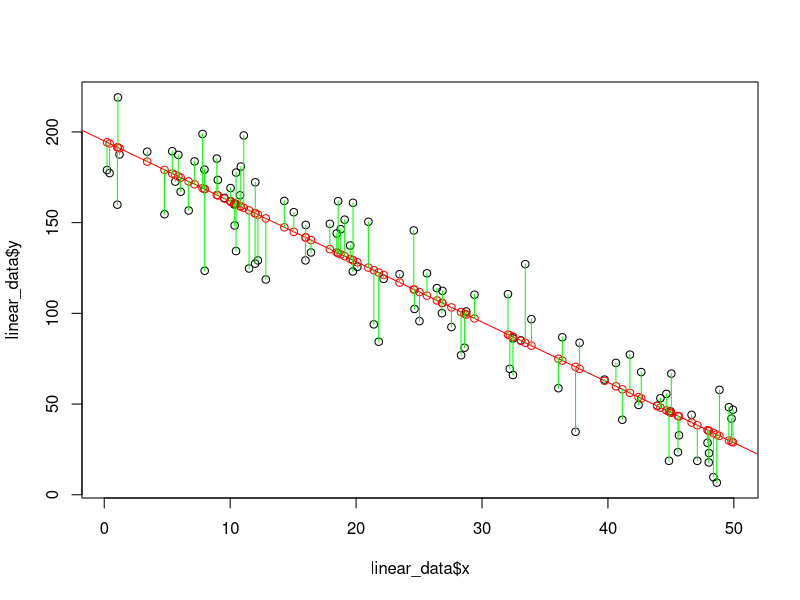

This chart was generated by the following R code:
# This program trains (fits) a simple linear model using the Nelder-Mead
# algorithm to find the minimum sum of squares.
# Brett Melbourne
# 1 Sep 2021
#
# Model fitting has three components:
# 1) A function for the linear model.
# 2) A function to calculate SSQ.
# 3) The call to optim.

# In this particular example, there is no strong advantage to separating out the
# model from the SSQ function but this program structure generalizes to more
# complex models (e.g. nonlinear dynamical models) so I demonstrate it here.


#----Function definitions------------------------------------------------------

#----linmod()-----------------------
# A function for the linear model. This is the model algorithm.
# Returns a vector of y for the model:
#    y = b_0 + b_1 * x
# b_0: y intercept
# b_1: slope
#
linmod <- function(b_0, b_1, x) {
    y <- b_0 + b_1 * x
    return(y)
}


#----ssq_linmod() ------------------
# Returns the sum of squares for the linear model. This is set
# up for use with optim(). The first argument must be a vector of parameters.
# p:  vector of parameter values c(b_0, b_1) 
# y:  vector of data for y
# x:  vector of data for x
#
ssq_linmod <- function(p, y, x) {
    #In the next line we refer to the parameters in p by name so that the code
    #is self documenting
    y_pred <- linmod(b_0=p[1], b_1=p[2], x) #predicted y
    e <- y - y_pred #observed minus predicted y
    ssq <- sum(e^2)
    return(ssq)
}


#----Main Program--------------------------------------------------------------

#----Read in the data
# These are the same data used in the lectures.
linear_data <- read.csv("data/linear_data.csv")

#----Plot the data
plot(linear_data$x, linear_data$y)

#----Train the model on the data using the Nelder-Mead descent algorithm
# We have to choose starting values for the parameters. How do we choose
# starting values? We can apply some logic. Looking at the plot, we can gauge
# the y intercept as around 200. The slope is rise over run, and that looks to
# be about -200 / 50 (we can see that it's going to be negative). Then we'll
# also want to try different starting values to check that the algorithm is
# robust to where it starts and consistently finds the minimum.

# Initialize parameters: ****TRY DIFFERENT STARTING VALUES TOO****
b_0_start <- 200
b_1_start <- -4

# Optimization: finding the minimum SSQ
# Read the help for optim(), noting how to pass parameters and data. Parameters
# need to be in a vector and data need to be passed through the "..." part of
# optim().
?optim
par <- c(b_0_start, b_1_start)  #Put the starting parameters in a vector
fit <- optim(par, ssq_linmod, y=linear_data$y, x=linear_data$x)
fit
# $par gives the optimized parameter values
# $value gives the minimum SSQ
# $counts gives the number of times the function was evaluated
# $convergence signals whether the algorithm converged (0 if it did converge)

# Calculate fitted model for best parameter values.
# Also called "fitted values".
y_pred <- linmod(b_0=fit$par[1], b_1=fit$par[2], linear_data$x)

# Plot fitted model with the data
points(linear_data$x, y_pred, col="red")
abline(fit$par[1], fit$par[2], col="red")
# Add the deviations if you want to be fancy
segments(linear_data$x, y_pred, linear_data$x, linear_data$y, col="green")

# As we saw, R's lm() function uses a different algorithm (householder algorithm
# for QR decomposition to solve the system of linear equations) to find the
# minimum SSQ. Here's lm() for comparison.
lmfit <- lm(y ~ x, data=linear_data)
lmfit #Estimated coefficients are the same
anova(lmfit) #The minimum SSQ is the same (See Residuals: Sum Sq)
